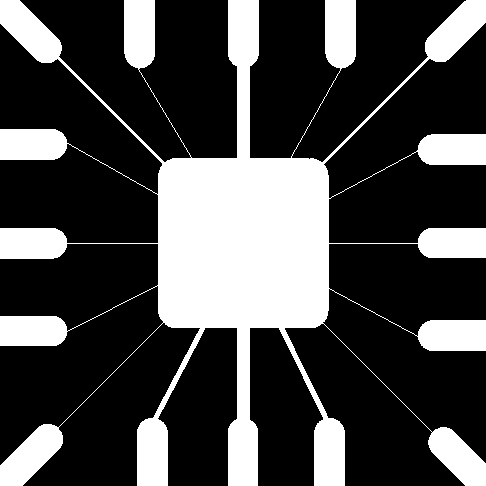
#> input picture Required Images/Fig1005(a)(wirebond_mask).tif, 486 x 486 px, found by its file name
$ python Morphological.py
#> lines starting #> are read from the running program, lines starting #| are printed output that depends on the picture; after the words box and inside, x2 and y2 are one past the last pixel; in counts of white or black regions, pixels touching at a corner belong together
import cv2
import numpy as np
import matplotlib.pyplot as plt

# Reading the input image
imgpath = 'Fig1005(a)(wirebond_mask).tif'
img = cv2.imread(imgpath, 0)  # ‘0’ is for gray scale image
#> img: shape (486, 486); 28.1% white; 1 white region, box (x1, y1, x2, y2) and area: (0, 0, 486, 486) 66259
# Taking a matrix of size 5 as the kernel
kernel = np.ones((5, 1), np.uint8)
img_erosion = cv2.erode(img, kernel, iterations=3)
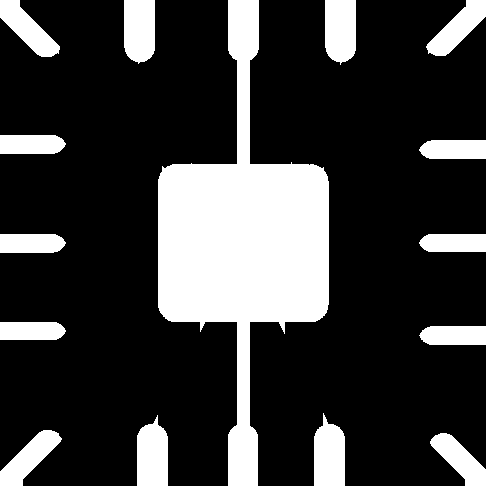
#> img_erosion: shape (486, 486); 22.6% white; 15 white regions, largest, box (x1, y1, x2, y2) and area: (158, 0, 329, 486) 33057, (314, 413, 345, 486) 1857, (137, 415, 168, 486) 1850

# cv2.imshow('Input', img)
# cv2.imshow('Eroded Output', img_erosion)
# Writing the output image
outpath = 'erosionOut.tif'
cv2.imwrite(outpath, img_erosion)

plt.subplot(1, 2, 1)
plt.imshow(img, cmap='binary')
plt.title('Original Image')
plt.xticks([])
plt.yticks([])
plt.subplot(1, 2, 2)
plt.imshow(img_erosion, cmap='binary')
plt.title('Eroded Image')
plt.xticks([])
plt.yticks([])
plt.show()
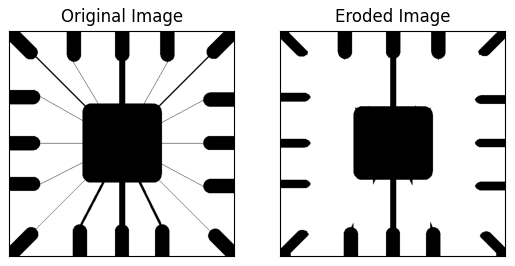
#> figure drawn by matplotlib, 2 panels
